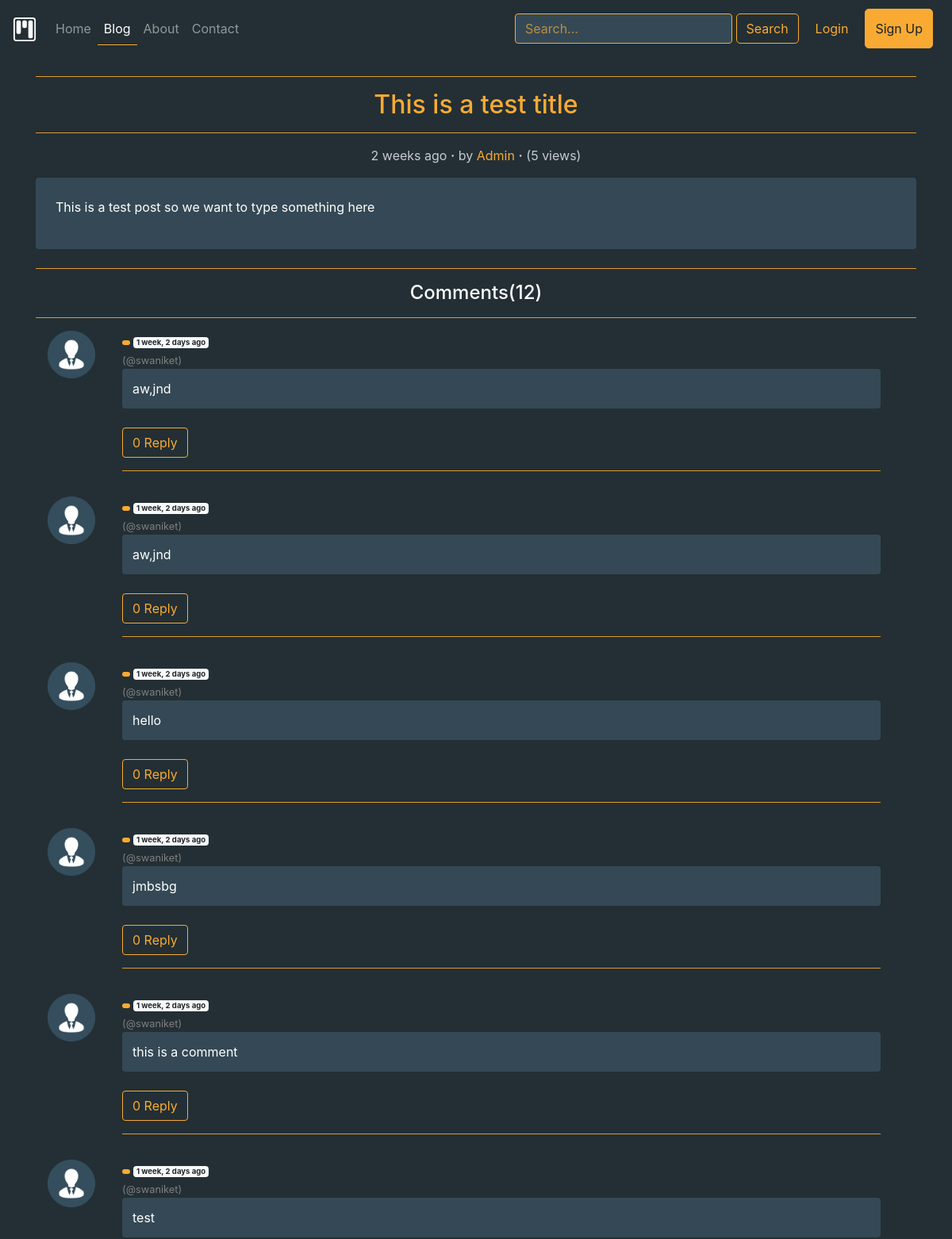
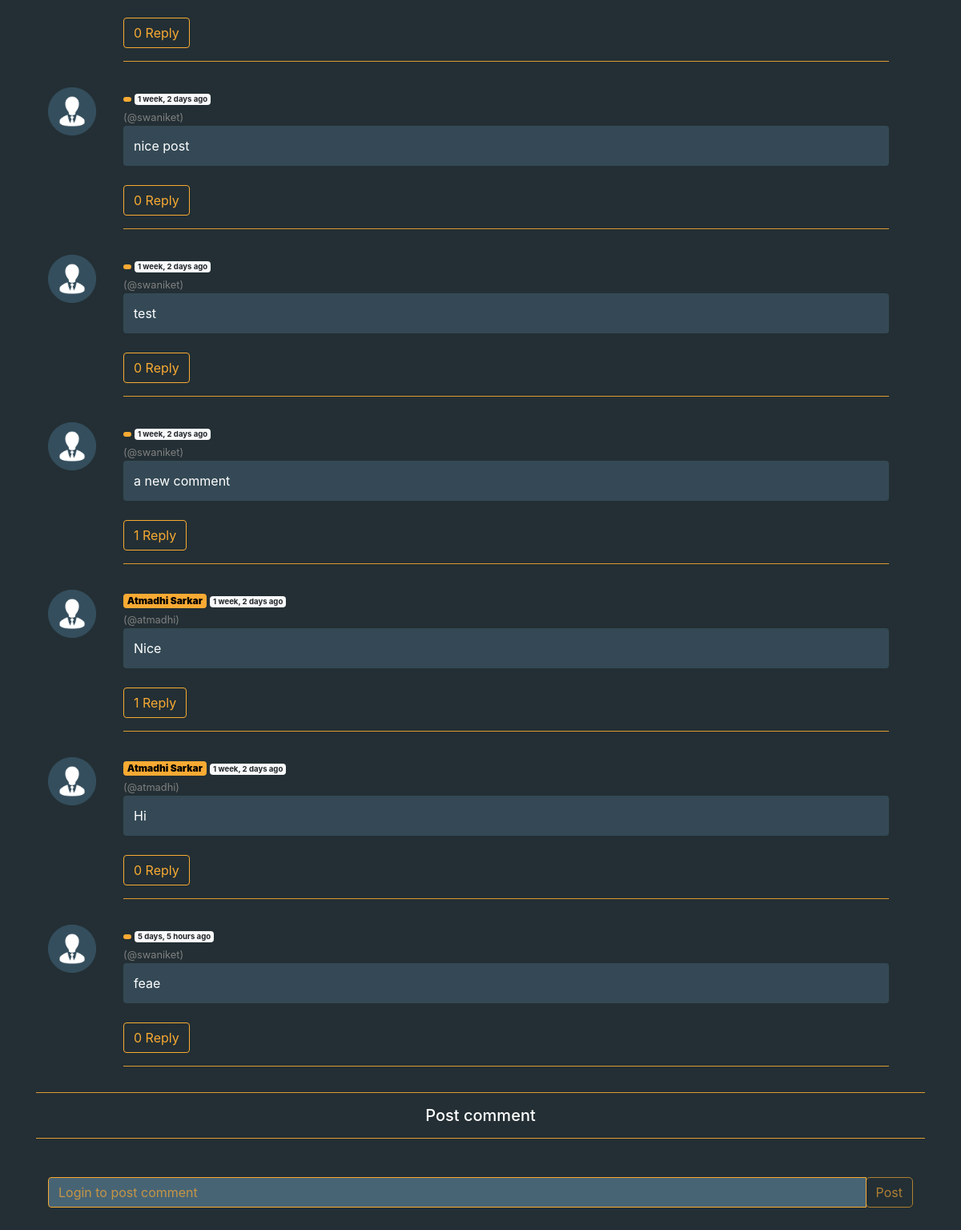
/blog/first-post, run on the app's committed database (2 pictures, top to bottom).
### blogApp/models.py (models this page shows, shortened)
class Post(models.Model):
    sno = models.AutoField(primary_key = True)
    title = models.CharField(max_length=255)
    content = models.TextField()
    author = models.CharField(max_length=100)
    timeStamp = models.DateTimeField(blank = True)
    slug = models.CharField(max_length=130)
    views = models.IntegerField(default=0)

class blogComment(models.Model):
    sno = models.AutoField(primary_key = True)
    comment = models.TextField()
    user = models.ForeignKey(User, on_delete = models.CASCADE)
    post = models.ForeignKey(Post, on_delete = models.CASCADE)
    parent = models.ForeignKey('self', on_delete = models.CASCADE, null = True)
    timestamp = models.DateTimeField(default = now)

### blogApp/views.py (the view)
# urls.py: path('<str:slug>', views.blogPost, name='blogPost'),
def blogPost(request, slug):
    post = Post.objects.filter(slug = slug).first()
    comments = blogComment.objects.filter(post = post, parent = None)
    replies = blogComment.objects.filter(post = post).exclude(parent = None)
    post.views = post.views + 1
    post.save()
    replyDict = {}
    for reply in replies:
        if reply.parent.sno not in replyDict.keys():
            replyDict[reply.parent.sno] = [reply]
        else:
            replyDict[reply.parent.sno].append(reply)
    context = {'post' : post, 'comments': comments, 'user': request.user, 'replyDict': replyDict}
    return render(request, 'blogApp/blogPost.html', context)

### blogApp/templatetags/extras.py (called while the page is built)
@register.filter(name = 'get_val')
def get_val(dict, key):
    return dict.get(key)

### templates/blogApp/blogPost.html (shortened to what this page needs)
{% extends 'base.html' %}
{% load humanize %}
{% load extras%}
{% block blogActive %} active {% endblock blogActive %}
{% block body %}
<div class="container my-4">
  <div class="blog-post ">
    <hr>
    <h2 class="blog-post-title">
      <center>{{post.title}}</center>
    </h2>
    <hr>
    <p class="blog-post-meta">
      <center class="text-muted">{{post.timeStamp | naturaltime}} <b>·</b> by <a
          style="color: #F9AA33">{{post.author}}</a> <b>·</b> (<span>{{post.views}} views</span>)</center>
    </p>
    <div class="p-4 mb-3 bg-dark rounded">
      <p style="word-wrap : break-word;">{{post.content|safe}}</p>
    </div>
  </div>
</div>
<div class="container">
  <hr>
  <h4>
    <center>Comments({{comments.count}})</center>
  </h4>
  <hr>
  {% for comment in comments %}
  <div class="media container row my-3">
    <img src="/static/img/userImg.png" class="mr-1 col-md-1" alt="...">
    <div class="media-body col-md-11">
      <small class="mt-0 rounded badge badge-primary"><b>{{comment.user.first_name}}
          {{comment.user.last_name}}</b></small>
      <small><span class="badge badge-light">{{comment.timestamp | naturaltime}}</span></small>
      <br>
      <small class="mt-0 " style="color : gray">(@{{comment.user.username}}) </small>
      <div class="bg-dark rounded" style="color: white;"> {{comment.comment}} </div>
      <br>
      <div class="reply mx-0">
        <p>
          <button class="btn btn-outline-primary" type="button" data-toggle="collapse"
            data-target="#replyBox{{comment.sno}}" aria-expanded="false" aria-controls="replyBox{{comment.sno}}">
            {% with dict=replyDict|get_val:comment.sno %}
            {{dict|length}}
            {% endwith %} Reply
          </button>
        </p>
      </div>
      <hr>
    </div>
  </div>
  {% endfor %}
  <hr>
  <h5>
    <center id="text">Post comment</center>
  </h5>
  <hr>
  <br>
  <div class="my-2">
    {% if user.is_authenticated %}
    <form action="/blog/postComment/" method="post">
      {% csrf_token %}
      <div class="container-fluid input-group mb-3">
        <input type="text" class="form-control" placeholder="Enter comment here" aria-label="Recipient's username"
          aria-describedby="button-addon2" name="comment">
        <div class="input-group-append">
          <button class="btn btn-outline-primary" type="submit" value="submit" style="border-radius: 5px;">Post</button>
          <input type="hidden" name="postSno" value="{{post.sno}}">
          <input type="hidden" name="parentSno" value="">
        </div>
      </div>
    </form>
    {% else %}
    <form>
      <div class="container-fluid input-group mb-3">
        <input type="text" class="form-control" placeholder="Login to post comment" aria-label="Recipient's username"
          aria-describedby="button-addon2" disabled>
        <div class="input-group-append">
          <button class="btn btn-outline-primary" type="submit" value="submit" style="border-radius: 5px;"
            disabled>Post</button>
        </div>
      </div>
    </form>
    {% endif %}
  </div>
</div>
<br>
{% endblock body %}

### templates/base.html (shortened to what this page needs)
{% load static %}
{% load humanize %}
<!doctype html>
<html lang="en">
<head>
  <link rel="stylesheet" href="https://stackpath.bootstrapcdn.com/bootstrap/4.5.0/css/bootstrap.min.css"
>
  <link rel="stylesheet" href="{% static 'base.css' %}">
  <link rel="stylesheet" href="/static/button.css?{% now "U" %}">
  <link rel="stylesheet" href="/static/background.css?{% now "U" %}"">
</head>
<body>
  <nav class=" navbar navbar-expand-lg navbar-dark bg" style="background-color: #232F34;">
  <a class="navbar-brand" href="/">
  </a>
  <div class="collapse navbar-collapse" id="navbarSupportedContent">
    <ul class="nav navbar-nav mr-auto">
      <li class="nav-item {% block homeActive %} {% endblock homeActive %}">
        <a class="nav-link" href="/">Home <span class="sr-only">(current)</span></a>
      </li>
      <li class="nav-item {% block blogActive %} {% endblock blogActive %}">
        <a class="nav-link" href="/blog">Blog</a>
      </li>
      <li class="nav-item {% block aboutActive %} {% endblock aboutActive %}">
        <a class="nav-link" href="/about">About</a>
      </li>
      <li class="nav-item {% block contactActive %} {% endblock contactActive %}">
        <a class="nav-link" href="/contact">Contact</a>
      </li>
    </ul>
    <div class="ml-auto form-inline ">
      <form method="get" action="/search" class="my-2 my-lg-0 my-lg-0 mr-2">
        <input class="form-control mr-0" type="search" placeholder="Search..." aria-label="Search" name="query"
          id="query">
        <button class="btn btn-outline-primary my-sm-0" type="submit" style="border-radius: 5px;">Search</button>
      </form>
      {% if user.is_authenticated %}
      <ul class="navbar-nav mr-2">
        <li class="nav-item dropdown">
          <a class="nav-link dropdown-toggle" href="#" id="navbarDropdown" role="button" data-toggle="dropdown"
            aria-haspopup="true" aria-expanded="false">
            Hello, {{request.user}}
          </a>
          <div class="dropdown-menu" aria-labelledby="navbarDropdown">
            <a class="dropdown-item" href="/logout">Logout</a>
          </div>
        </li>
      </ul>
      {% else %}
      <button type="button" class="btn btn-link" data-toggle="modal" data-target="#loginModal"
        style="border-radius: 5px;">
        Login
      </button>
      <button type="button" class="btn btn-primary mx-2" data-toggle="modal" data-target="#signupModal"
        style="border-radius: 5px;">
        Sign Up
      </button>
      {% endif %}
    </div>
  </div>
  </nav>
  {% block body %}
  {% endblock body %}
  </body>
</html>

### static/button.css (style rules this page uses)
.btn-primary { background-color: #F9AA33 !important; color: #182329; border: 0.5px solid #F9AA33; transition: all 0.5s; cursor: pointer; text-align: center; padding: 12px; margin: 3px; }
.btn-outline-primary { border-color: #F9AA33; color: #F9AA33; text-align: center; transition: all 0.5s; }
.btn-outline-primary:disabled { border-color: #F9AA33; color: #F9AA33; }
.btn-link, .btn-link:hover { color: #F9AA33 !important; }
.badge-primary { background-color: #1D3557 !important; color: #F1FAEE; }

### static/background.css (style rules this page uses)
body { background: #232F34; }
p, h4, .preview, #text { color: white; }
h2, h1, h3, .text-primary { color: #F9AA33 !important; }
hr { background: #F9AA33 !important; }
.text-muted { color: #c6cbd1!important; }
.active { border-bottom: 1px solid #F9AA33; color: #F9AA33 !important; }
input[type=search] { background-color: #344955; border: 0.5px solid #F9AA33; transition: all 0.5s ease-in-out; }
::placeholder { color: #F9AA33 !important; opacity: 0.7 !important; }
.bg-dark, .dropdown-menu { background-color: #344955 !important; transition: all 0.5s ease-in-out; border: 0.5px solid transparent; padding: 12px; }
input[type=text], #name, #email, #content, #pass1, #pass2, #name:visited, #loginpass { background-color: #344955; border: 0.5px solid #F9AA33; transition: all 0.5s ease; color: #F9AA33; }
.badge-primary { background-color: #F9AA33 !important; color: black !important; }
input:disabled { background-color: #476475 !important; }

### data on the page
Post: title "This is a test title", timeStamp "2 weeks ago", author "Admin", views "5", content "This is a test post so we want to type something here"
blogComment: timestamp "1 week, 2 days ago", user.username "swaniket", comment "aw,jnd", dict "0"
blogComment: timestamp "1 week, 2 days ago", user.username "swaniket", comment "aw,jnd", dict "0"
blogComment: timestamp "1 week, 2 days ago", user.username "swaniket", comment "hello", dict "0"
blogComment: timestamp "1 week, 2 days ago", user.username "swaniket", comment "jmbsbg", dict "0"
blogComment: timestamp "1 week, 2 days ago", user.username "swaniket", comment "this is a comment", dict "0"
blogComment: timestamp "1 week, 2 days ago", user.username "swaniket", comment "test", dict "0"
blogComment: timestamp "1 week, 2 days ago", user.username "swaniket", comment "nice post", dict "0"
blogComment: timestamp "1 week, 2 days ago", user.username "swaniket", comment "test", dict "0"
blogComment: timestamp "1 week, 2 days ago", user.username "swaniket", comment "a new comment", dict "1"
blogComment: user.first_name "Atmadhi", user.last_name "Sarkar", timestamp "1 week, 2 days ago", user.username "atmadhi", comment "Nice", dict "1"
blogComment: user.first_name "Atmadhi", user.last_name "Sarkar", timestamp "1 week, 2 days ago", user.username "atmadhi", comment "Hi", dict "0"
blogComment: timestamp "5 days, 5 hours ago", user.username "swaniket", comment "feae", dict "0"

### other printed values
{{ comments.count }} "12"
